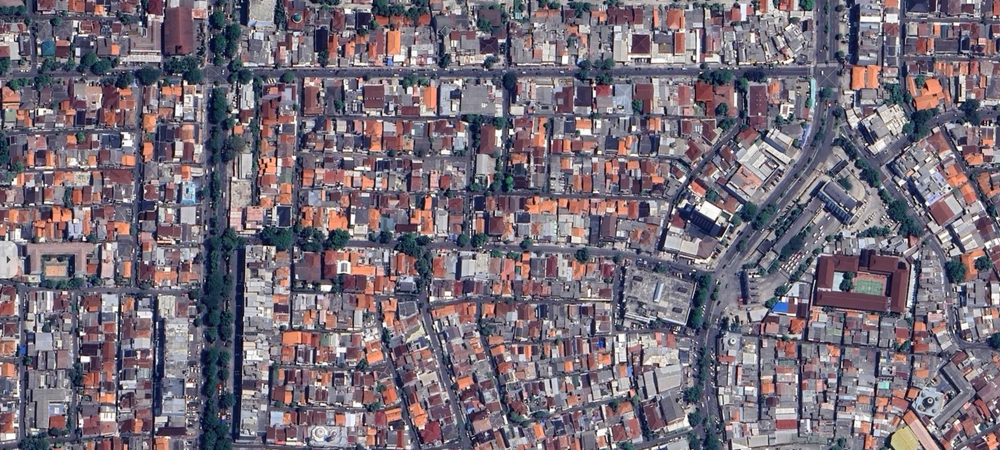
#> input picture Gambar 2.png, 1000 x 450 px, shrunk from 1917 x 863 before the run
$ python 'Convert BW.py'
#> lines starting #> are read from the running program, lines starting #| are printed output that depends on the picture; after the words box and inside, x2 and y2 are one past the last pixel; in counts of white or black regions, pixels touching at a corner belong together
from PIL import Image,ImageChops
import numpy as np

col = Image.open("Gambar 2.png")
#> col is the input picture: PIL image 1000x450 RGBA; mean R, G, B, A 118.7, 108.6, 119.5, 255
gray = col.convert('L')
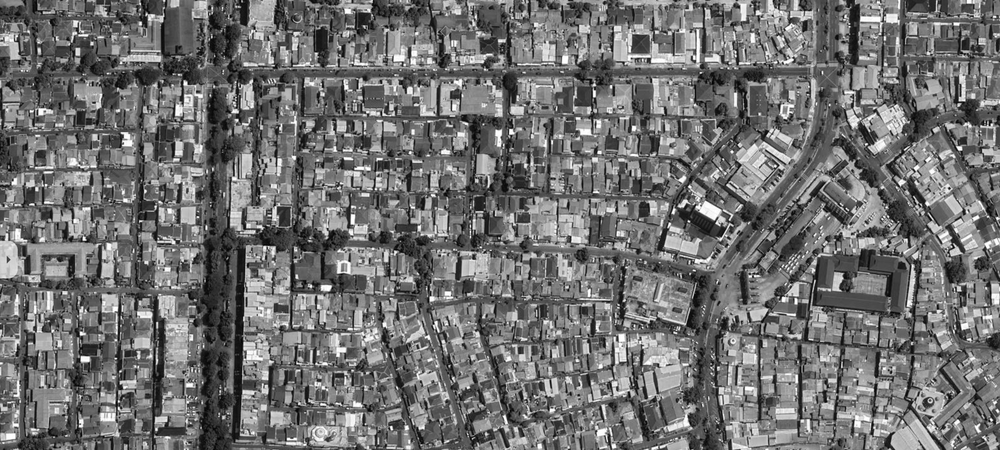
#> gray: PIL image 1000x450 L; min 0, max 255, mean 112.9

bw = np.asarray(gray).copy()

bw[bw < 128] = 0    # Black
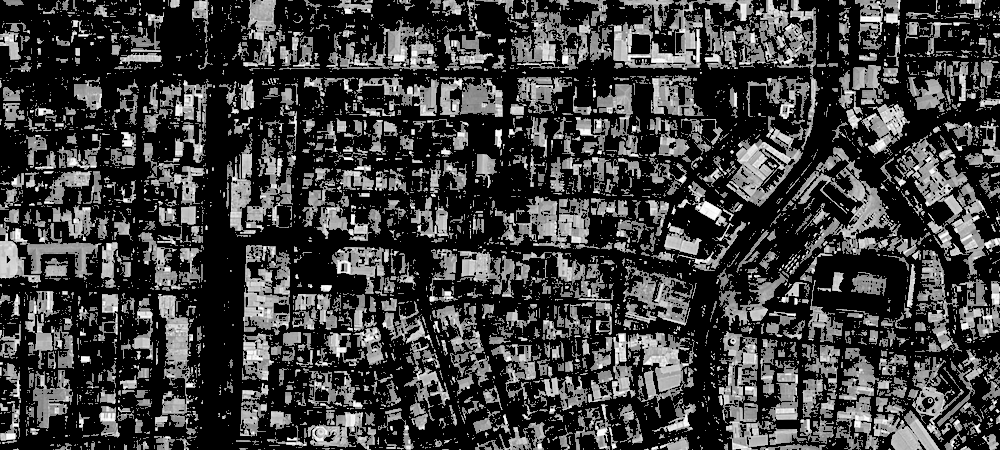
#> bw: shape (450, 1000); min 0, max 255, mean 63.3
bw[bw >= 128] = 255 # White
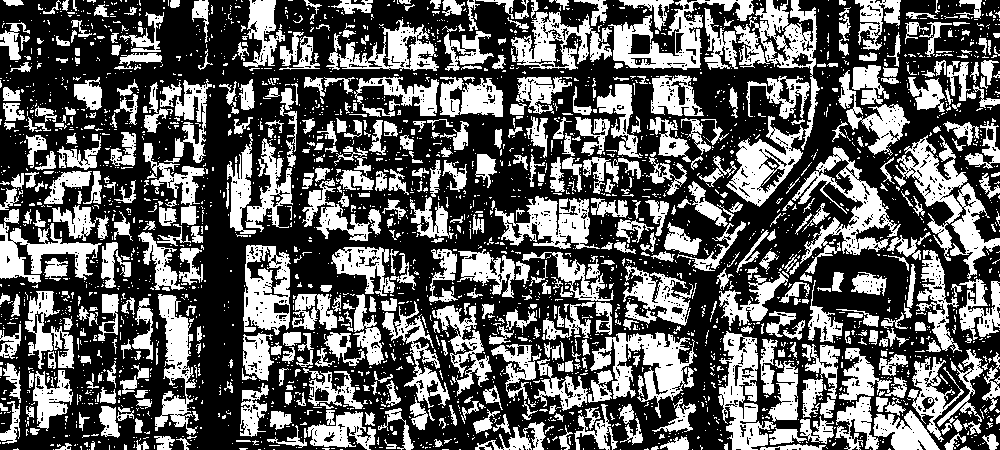
#> bw: shape (450, 1000); 38% white; 3030 white regions (2467 under 20 px), largest, box (x1, y1, x2, y2) and area: (726, 0, 820, 207) 6047, (894, 135, 1000, 279) 4392, (792, 147, 901, 274) 3718

imfile = Image.fromarray(bw)

inv_img = ImageChops.invert(imfile)
inv_img.save("inverted.png")

$ run again, with Gambar 11.png copied over Gambar 2.png
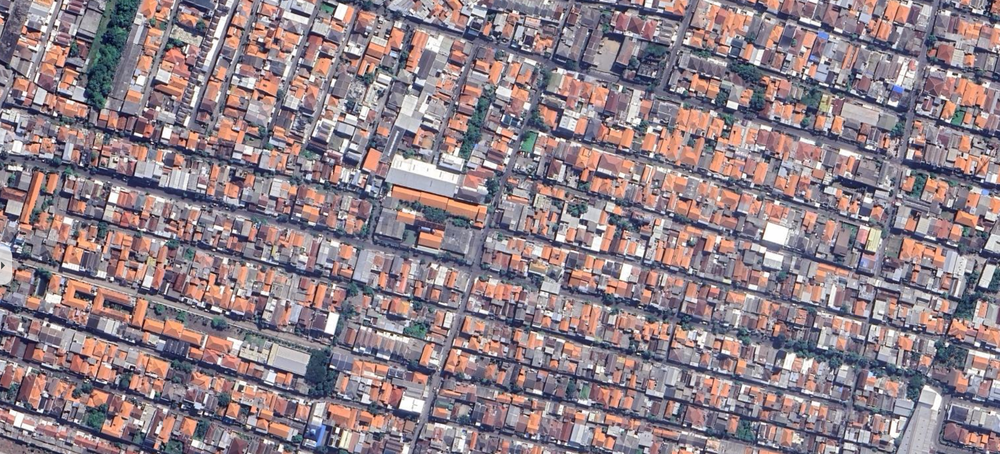
#> input picture Gambar 11.png, 1000 x 454 px, shrunk from 1883 x 855 before the run
#> col is the input picture: PIL image 1000x454 RGBA; mean R, G, B, A 143.9, 128.3, 135.5, 255
#> `bw[bw < 128] = 0`:
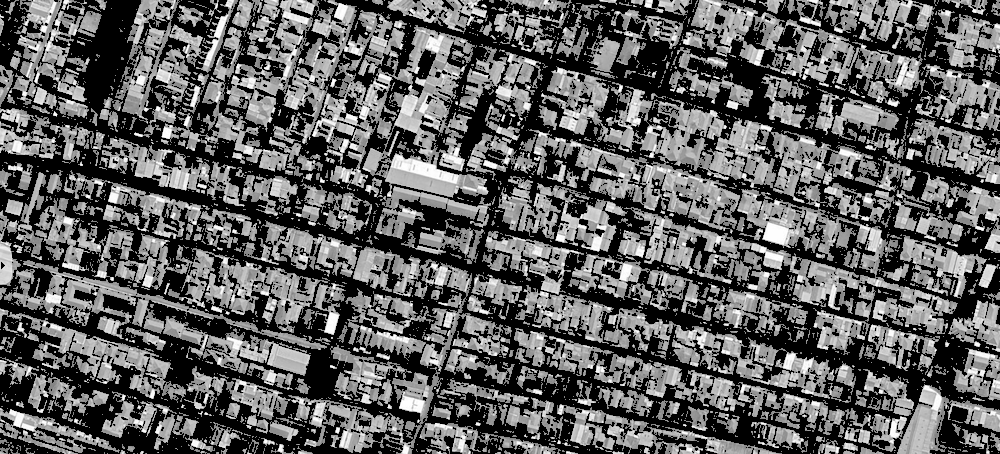
#> bw: shape (454, 1000); min 0, max 255, mean 95.3
#> `bw[bw >= 128] = 255`:
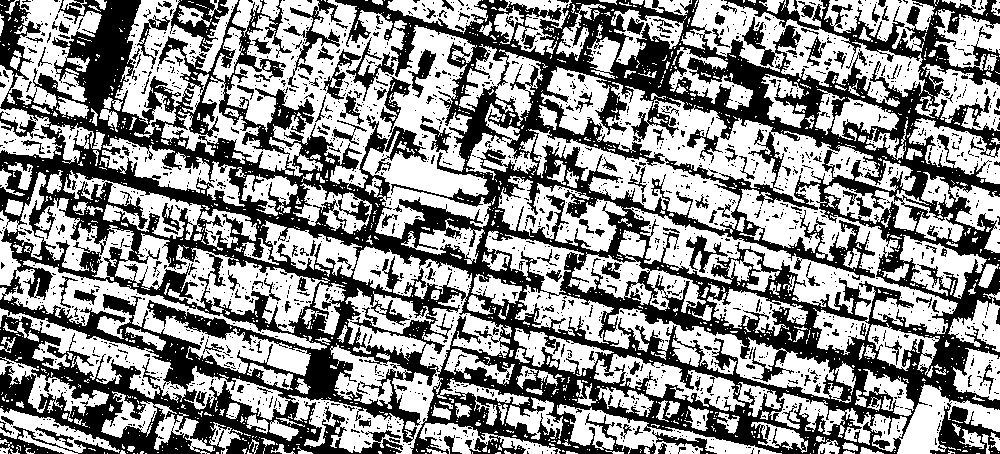
#> bw: shape (454, 1000); 55.7% white; 1974 black regions (1776 under 20 px), largest, box (x1, y1, x2, y2) and area: (0, 0, 1000, 454) 177024, (930, 402, 1000, 454) 1546, (170, 0, 229, 52) 1214

$ run again, with Gambar 12.png copied over Gambar 2.png
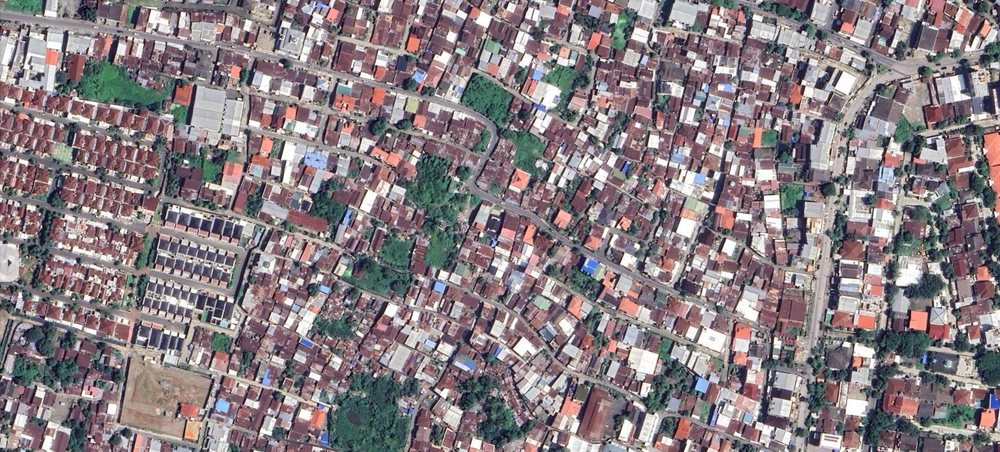
#> input picture Gambar 12.png, 1000 x 452 px, shrunk from 1898 x 858 before the run
#> col is the input picture: PIL image 1000x452 RGBA; mean R, G, B, A 135.7, 125.2, 129.3, 255
#> `bw[bw < 128] = 0`:
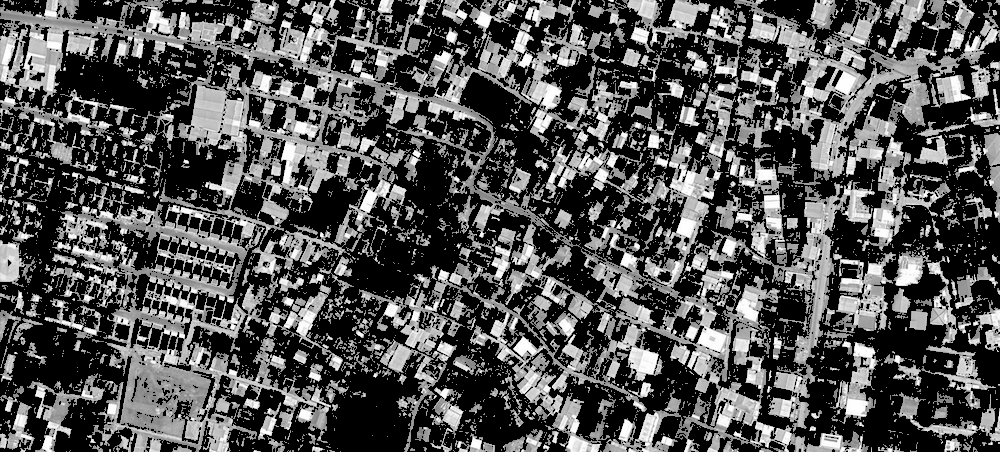
#> bw: shape (452, 1000); min 0, max 255, mean 82.9
#> `bw[bw >= 128] = 255`:
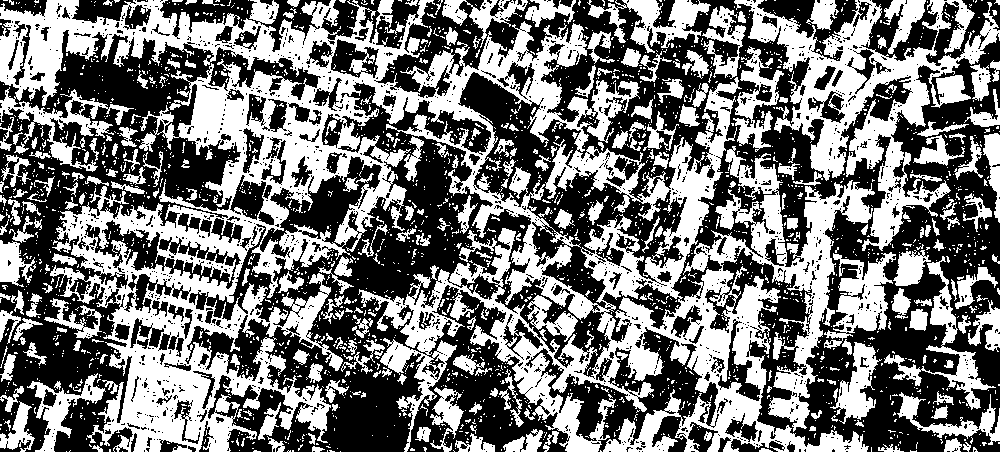
#> bw: shape (452, 1000); 46.4% white; 2344 white regions (2066 under 20 px), largest, box (x1, y1, x2, y2) and area: (0, 0, 875, 452) 132719, (734, 0, 1000, 251) 18234, (824, 252, 896, 349) 2996

$ run again, with Gambar 13.png copied over Gambar 2.png
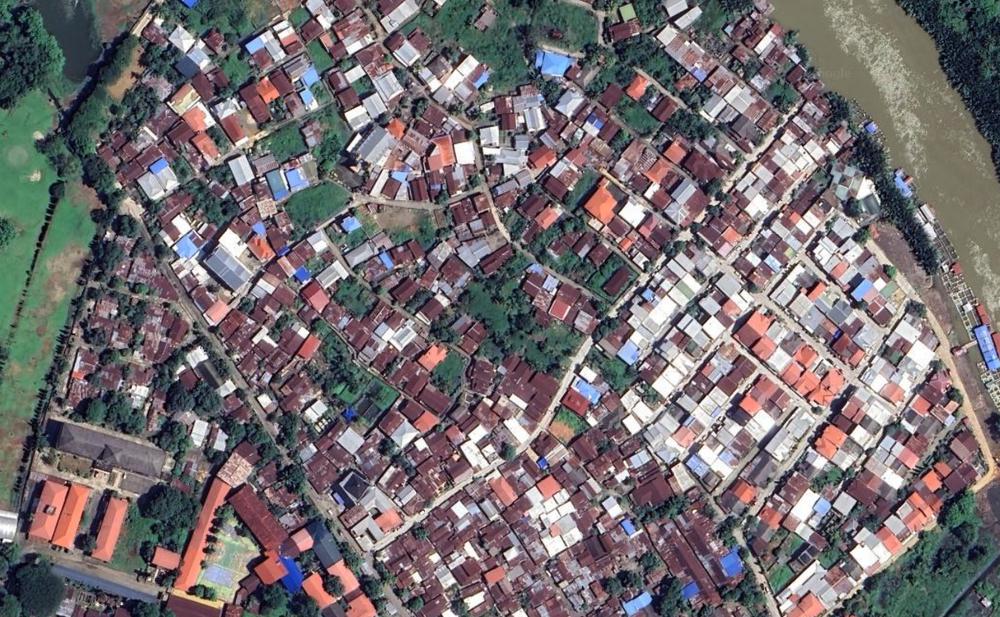
#> input picture Gambar 13.png, 1000 x 617 px, shrunk from 1259 x 777 before the run
#> col is the input picture: PIL image 1000x617 RGBA; mean R, G, B, A 116.2, 109.2, 112, 255
#> `bw[bw < 128] = 0`:
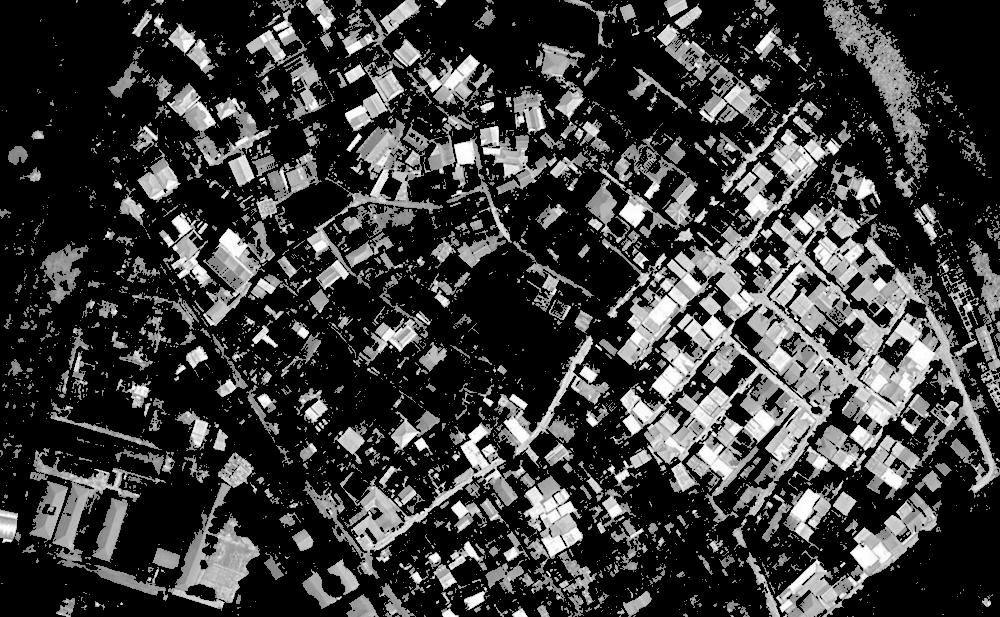
#> bw: shape (617, 1000); min 0, max 255, mean 58.3
#> `bw[bw >= 128] = 255`:
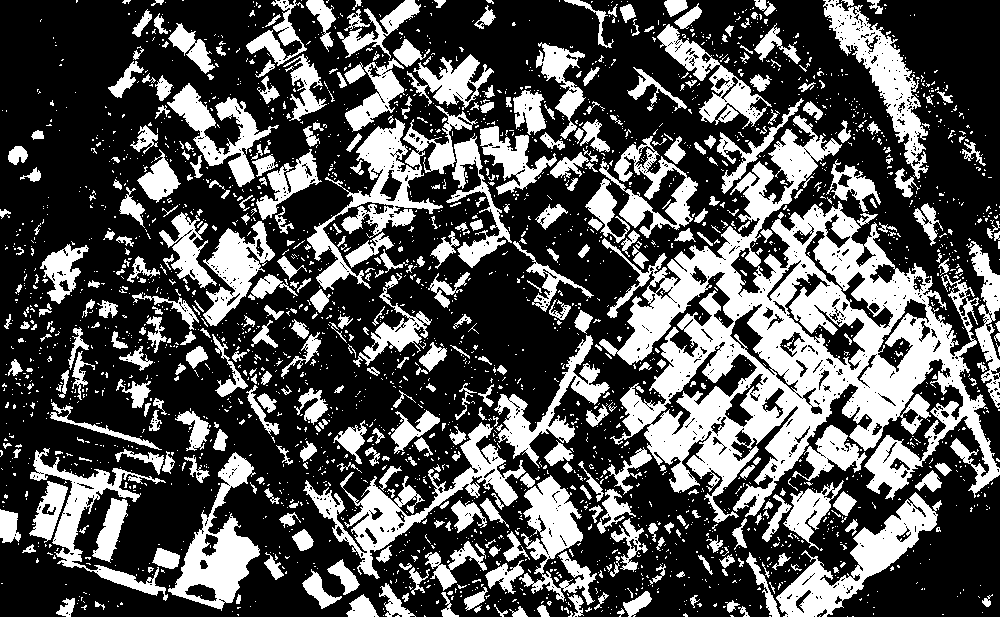
#> bw: shape (617, 1000); 32.9% white; 2769 white regions (2334 under 20 px), largest, box (x1, y1, x2, y2) and area: (599, 115, 1000, 523) 56636, (307, 105, 478, 290) 6924, (303, 422, 526, 579) 6633
